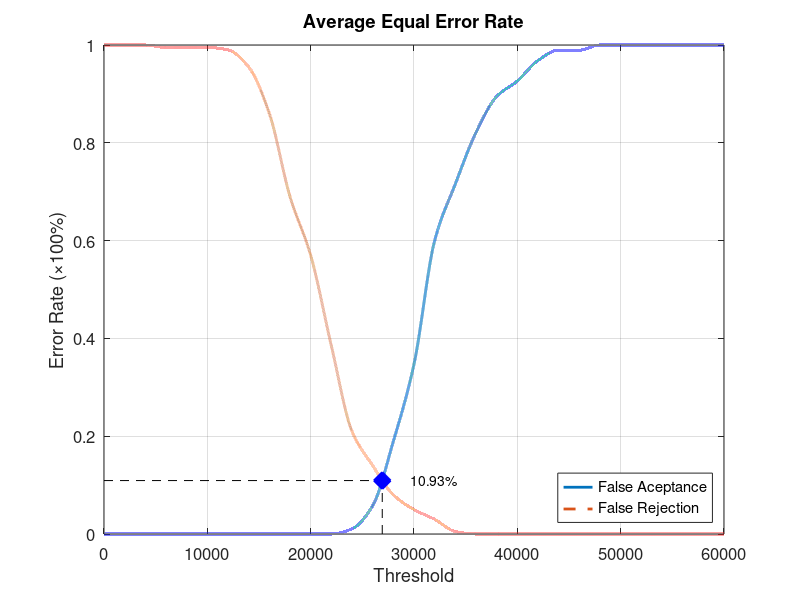
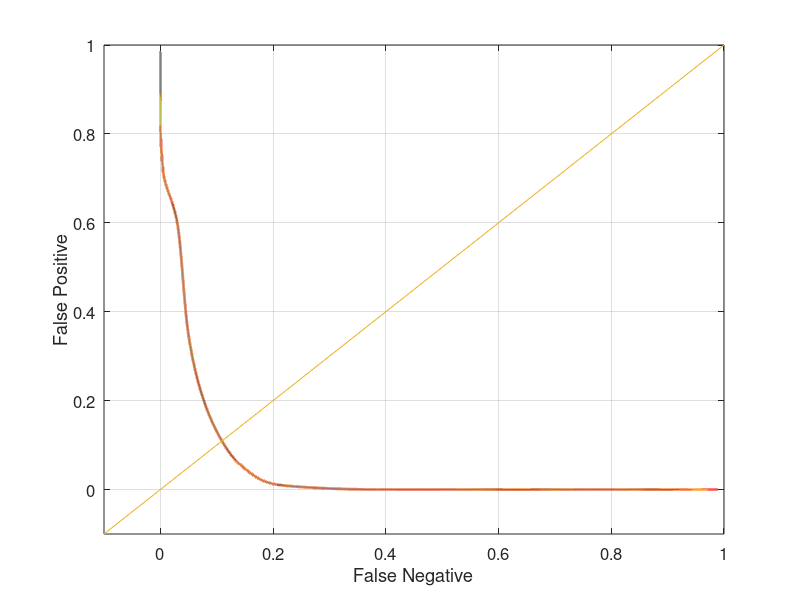

Write the MATLAB code that produced these figures, in order.
function yEER = Database4_4
close all;
clear;
clc;
x = 0:2000:60000;
xq = 0:0.5:60000;

y0 = [0 0 0 0 0 0 0 0 0 0 0 0 0.0105263 0.0578947 0.189474 0.347368 0.6 0.715789 0.821053 0.894737 0.926316 0.968421 0.989474 0.989474 1 1 1 1 1 1 1];
yy0 = interp1(x, y0, xq, 'pchip');
y1 = [1 1 1 0.995 0.995 0.995 0.99 0.955 0.86 0.69 0.57 0.385 0.21 0.14 0.08 0.05 0.03 0.005 0 0 0 0 0 0 0 0 0 0 0 0 0];
yy1 = interp1(x, y1, xq, 'pchip');

% Calculating EER: 
y2 = abs(y0 - y1);
find(y2 == min(y2))
yy2 = abs(yy0 - yy1);
xEER = find(yy2 == min(yy2));
xEERIndex = xq(xEER) % X-axis EER
yEER = yy0(xEER) % Y-axis EER

main = figure
plot(xq, yy0,'-','LineWidth', 2);	hold on
plot(xq, yy1,'--','LineWidth', 2);	hold on
plot([xEERIndex xEERIndex], [0 yEER], 'k--');	hold on
plot([0 xEERIndex], [yEER yEER], 'k--');	hold on
plot(xEERIndex, yEER, 'bx', 'LineWidth', 10);	hold on
text(xEERIndex + 10 * xEERIndex / 100, yEER, [num2str(round((10000 * yEER)) / 100) '%'])
legend('False Aceptance', 'False Rejection', 'Location', 'SouthEast')
xlabel('Threshold')
ylabel('Error Rate (\times100%)')
title('Average Equal Error Rate')
set(gca, 'FontSize', 12)
axis([0 60000 0 1])
grid on

print(main, 'Database4_4Main', '-dpng');
FNRxFPR = figure('Color', [1 1 1]);
plot(yy1, yy0, '-', yy1, yy0, 'LineWidth', 2);
hold on
y = -0.1:0.1:1
plot(y, y); 
set(gca, 'FontSize', 12)
xlabel('False Negative')
ylabel('False Positive')
axis([-0.1 1 -0.1 1])
set(gca, 'FontSize', 12)
grid on

print(FNRxFPR, 'Database4_4FNRxFPR','-dpng');
end
